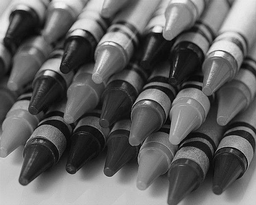
#> input picture crayons_mosaic.bmp, 256 x 205 px, shrunk from 600 x 480 before the run
$ jupyter execute jupyter_code.ipynb
#> lines starting #> are read from the running program, lines starting #| are printed output that depends on the picture; long printed decimals are rounded
[cell 1]
import cv2
import matplotlib.pyplot as plot
import numpy
import math
import time

grey_image="crayons_mosaic.bmp"
colored_image="crayons.jpg"

##float to get the float values
##float32 instead of float64 as median takes float32
##maximum pixel value(for any one channel) for dividing the value to avoid overflow
pix_max=numpy.iinfo(numpy.uint8).max

##input image
input_img=cv2.imread(grey_image)
#> input_img is the input picture: shape (205, 256, 3); min 0, max 255, mean 98.1
##cv2.imshow("Input",input_img)
blue,green,red=cv2.split(input_img)
rows,cols,_=input_img.shape
#> rows = 205; cols = 256

[cell 2]
def sq_diff(org,out):
    org=org/pix_max
    out=out/pix_max
    result=(org-out)*(org-out)
    return result

[cell 3]
def print_Compare(out_img,part):
    ##actual image
    actual_img=cv2.imread(colored_image)
    ##cv2.imshow("Actual image",actual_img)
    plot.imshow(actual_img)
    plot.title("Actual image")
    plot.show()

    ##output image
    out_blue,out_green,out_red=cv2.split(out_img)
    out_img=numpy.uint8(out_img)
    cv2.imwrite("output_image.jpg",out_img)
    ##cv2.imshow("OUTPUT image",out_img)
    plot.imshow(out_img)
    plot.title("OUTPUT image")
    plot.show()

    ##compare
    actual_img=numpy.float32(actual_img)
    original_b,original_g,original_r=cv2.split(actual_img)
    channel_diff=numpy.float32(actual_img)
    sum_img=cv2.cvtColor(actual_img, cv2.COLOR_BGR2GRAY)
    avg_sum=0
    for i in range(rows):
        for j in range(cols):
            b=sq_diff(original_b[i,j],out_blue[i,j])
            g=sq_diff(original_g[i,j],out_green[i,j])
            r=sq_diff(original_r[i,j],out_red[i,j])
            channel_diff[i,j]=numpy.array([math.sqrt(b)*255,math.sqrt(g)*255,math.sqrt(r)*255])
            sum_img[i,j]=(math.sqrt(r+g+b)*pix_max)
            avg_sum=avg_sum+sum_img[i,j]
    print("AVG-SUM",(avg_sum/(rows*cols)))
    sum_img=numpy.uint8(sum_img)
    channel_diff=numpy.uint8(channel_diff)
    ##cv2.imshow("Gray Scale Noise "+part,sum_img)
    cv2.imwrite("Gray_Scale_Noise_"+part+".jpg",sum_img)
    plot.imshow(sum_img)
    plot.title("Gray Scale Noise "+part)
    plot.show()
    ##cv2.imshow("3-Channel Noise "+part,channel_diff)
    cv2.imwrite("3_Channel_Noise_"+part+".jpg",channel_diff)
    plot.imshow(channel_diff)
    plot.title("3-Channel Noise "+part)
    plot.show()

[cell 4]
#####################-----------------------------Part A
##masking and filtering
##blue
blue=numpy.float32(blue)
for row in range(0,rows):
    if row%2!=0:
        blue[row][:]=0
    else:
        blue[row][1::2]=0
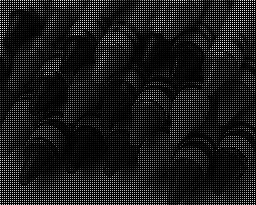
#> blue: shape (205, 256) float32; min 0, max 252, mean 24.7

##kernel
##two neighbours 0.5 each sum to 1
##four neighbours 0.25 each sum to 1
##A | B | C
##D | E | F
##G | H | I
##
##E=1/2(D+F)=1/2(B+H)
##D=1/2(A+G)
##F=1/2(C+I)
##E=1/4(A+C+G+I)
kernel_blue=numpy.array([[0.25,0.5,0.25],
                         [0.5,1,0.5],
                         [0.25,0.5,0.25]])
cv2.filter2D(blue,-1,kernel_blue,blue)

##red
red=numpy.float32(red)
for row in range(0,rows):
    if row%2==0:
        red[row][::2]=0
    else:
        red[row][1::2]=0
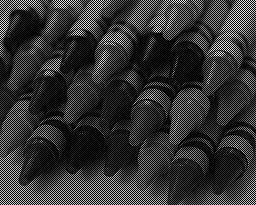
#> red: shape (205, 256) float32; min 0, max 255, mean 49.1

##kernel
##sum of the given neighbours in the image leads to 0.25 each
##tried increasing values for other neighbours but increasing the average error.
kernel_red=numpy.array([[0,0.25,0],
                        [0.25,1,0.25],
                        [0,0.25,0]])
cv2.filter2D(red,-1,kernel_red,red)


##green
green=numpy.float32(green)
for row in range(0,rows):
    if row%2==0:
        green[row][:]=0
    else:
        green[row][::2]=0
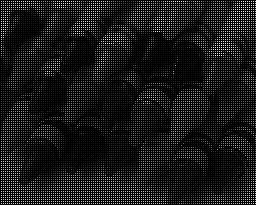
#> green: shape (205, 256) float32; min 0, max 255, mean 24.3

##kernel same as blue
##tried only with given 4 neighbours as given in image but this kernel gives better values
kernel_green=numpy.array([[0.25,0.5,0.25],
                          [0.5,1,0.5],
                          [0.25,0.5,0.25]])
cv2.filter2D(green,-1,kernel_green,green)

output_img=cv2.merge((blue,green,red))
print_Compare(output_img,"PartA")
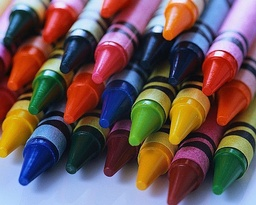
#> input picture crayons.jpg, 256 x 205 px, shrunk from 600 x 480 before the run
#> in print_Compare, actual_img is the input picture: shape (205, 256, 3); mean B, G, R 87.5, 86.5, 109.2
#> in print_Compare, `original_b,original_g,original_r=cv2.split(actual_img)`:
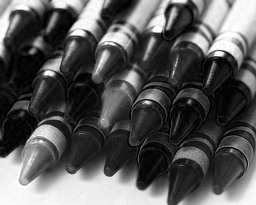
#> original_b: shape (205, 256) float32; min 0, max 255, mean 87.5
#> in print_Compare, `original_b,original_g,original_r=cv2.split(actual_img)`:
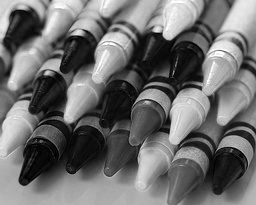
#> original_r: shape (205, 256) float32; min 0, max 255, mean 109.2
#> in print_Compare, `sum_img=cv2.cvtColor(actual_img, cv2.COLOR_BGR2GRAY)`:
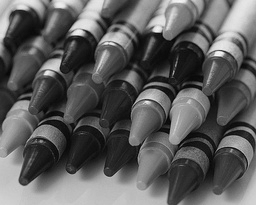
#> sum_img: shape (205, 256) float32; min 2.65, max 249.7, mean 93.4
#> the loop in print_Compare, `for i in range(rows):` made 205 passes
#> after the loop in print_Compare, `for i in range(rows):`:
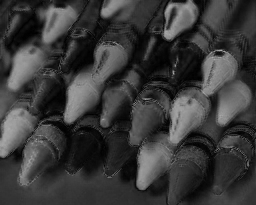
#> sum_img: shape (205, 256) float32; min 0.25, max 172.7, mean 58.5
#| AVG-SUM 58.471

[cell 5]
#####################-----------------------------Part B
green=numpy.true_divide(green,pix_max)
blue=numpy.true_divide(blue,pix_max)
red=numpy.true_divide(red,pix_max)

green=numpy.subtract(green,red)
blue=numpy.subtract(blue,red)

##kernel size
##for channel 1,3,4....kernel size 3,5
##for kernel size 5, avg error increases when compared to kernel size 3
green=cv2.medianBlur(green, 3)
blue=cv2.medianBlur(blue, 3)
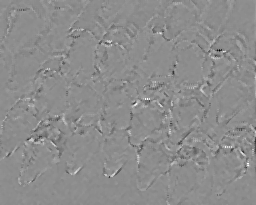
#> blue: shape (205, 256) float32; min -0.182, max 0.147, mean -0.000191; drawn with min black and max white

green=numpy.add(green,red)
blue=numpy.add(blue,red)

green=green * pix_max
blue=blue * pix_max
red=red * pix_max

##additional over and underflow
for row in range(rows):
    for col in range(cols):
        if green[row][col]>=255:
            green[row][col]=255
        elif green[row][col]<=0:
            green[row][col]=0
        if blue[row][col]>=255:
            blue[row][col]=255
        elif blue[row][col]<=0:
            blue[row][col]=0
#> blue: shape (205, 256) float32; min 0, max 255, mean 98.1
#> green: shape (205, 256) float32; min 0, max 255, mean 98.1

output_img=cv2.merge((blue,green,red))
print_Compare(output_img,"PartB")
#> call 2 of print_Compare, with part = 'PartB'
#> after the loop in print_Compare (call 2), `for i in range(rows):`:
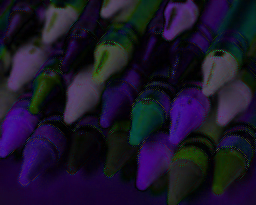
#> channel_diff: shape (205, 256, 3) float32; mean B, G, R 41.5, 21.1, 26.8
#| AVG-SUM 57.945
